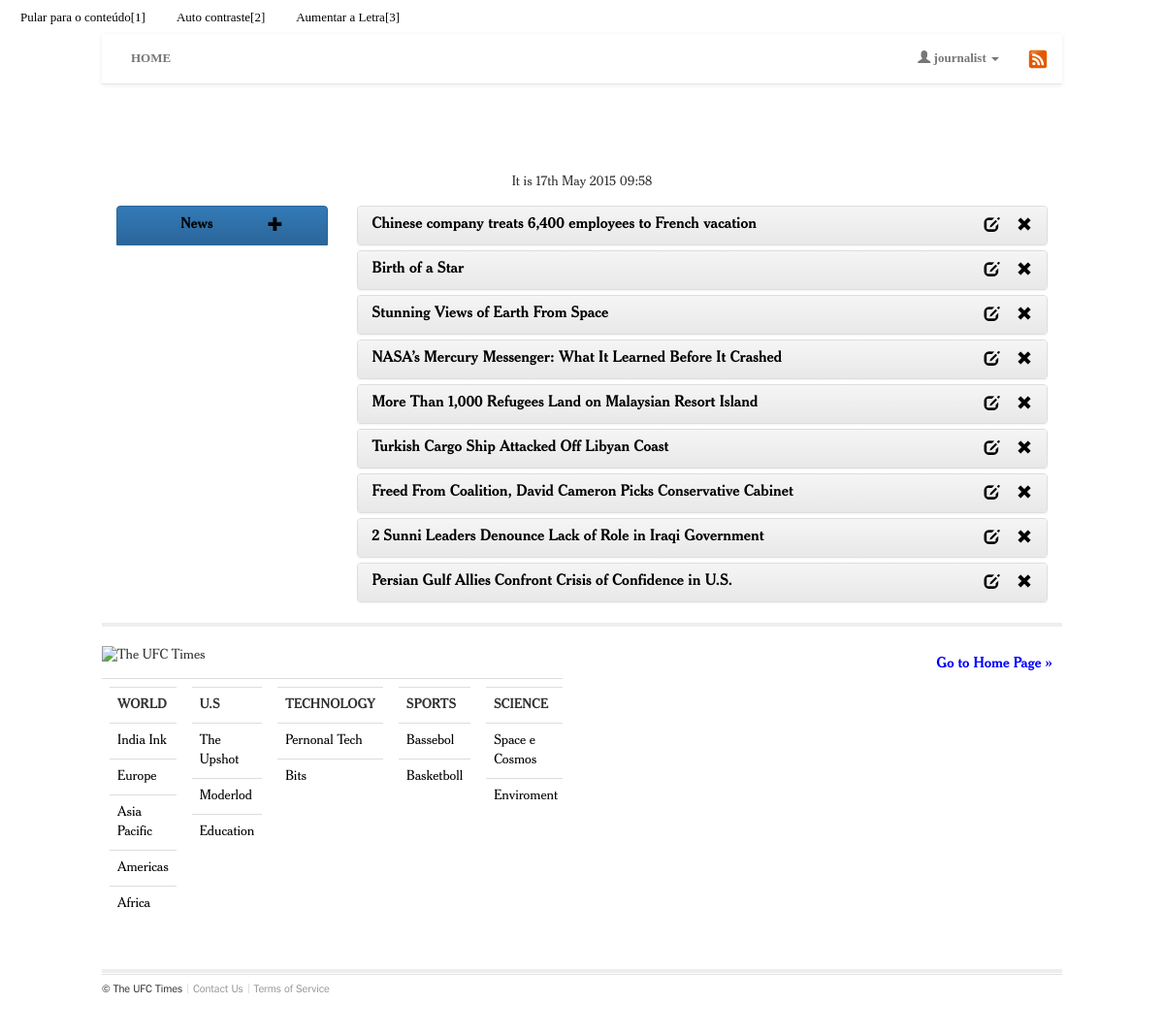
/newspaper/userAuthenticated/ (signed in), run on the app's committed database.
### newspaper/models/userAuthenticated.py (models this page shows, shortened)
class UserAuthenticated(AbstractUser, User):
	profile_image = models.ImageField(verbose_name=_("Profile Image"),upload_to = 'documents/imagen/profile_image/%Y/%m/%d', null=True, blank=True, default=None)
	class Meta:
		db_table = 'auth_user'
		ordering = ['-first_name']
		verbose_name = _("User Authenticated")
		verbose_name_plural = _("Users Authenticated")
		permissions = (
						("access_manager", "Access Manager"),
                      )

### newspaper/models/news.py (models this page shows, shortened)
class News(models.Model):
	title = models.CharField(max_length=500, verbose_name=_("Title"), )
	subtitle = models.TextField(verbose_name=_("Subtitle"), null=False, blank=False, )
	description = models.TextField(verbose_name=_("Description"), )
	author = models.ForeignKey("newspaper.Journalist", verbose_name=_("Author"), on_delete=models.CASCADE, )
	dating_news = models.DateTimeField(default=datetime.now,verbose_name=_("Dating News"), )
	subsection = models.ForeignKey("newspaper.SubSection", verbose_name=_("SubSection"), on_delete=models.CASCADE, )
	image = models.ImageField(verbose_name=_("Image"),upload_to = 'documents/imagen/news/%Y/%m/%d/', null=True, blank=True, default=None)
	video = models.FileField(verbose_name=_("Video"), upload_to = 'documents/video/news/%Y/%m/%d', null=True, blank=True,)
	comments = models.ManyToManyField('newspaper.Comment', verbose_name=_("Comments"), null=True, blank=True)
	class Meta:
		ordering = ['-dating_news']
		verbose_name = _("News")
		verbose_name_plural = _("News")

### newspaper/models/section.py (models this page shows, shortened)
class Section(models.Model):
	title = models.CharField(max_length=50, verbose_name=_("Title"), )
	image = models.ImageField(verbose_name=_("Image"),upload_to = 'documents/imagen/section/%Y/%m/%d', null=True, blank=True, default=None)
	class Meta:
		ordering = ['-title']
		verbose_name = _("Section")
		verbose_name_plural = _("Sections")
	def getSubSections(self):
		try:
			return SubSection.objects.filter(sections = self.id)
		except:
			return []

### newspaper/models/subsection.py (models this page shows, shortened)
class SubSection(models.Model):
	title = models.CharField(max_length=50, verbose_name=_("Title"), )
	description = models.TextField(verbose_name=_("Description"), null=True, blank=True)
	image = models.ImageField(verbose_name=_("Image"),upload_to = 'documents/imagen/subsection/%Y/%m/%d', null=True, blank=True, default=None)
	sections = models.ManyToManyField("newspaper.Section", verbose_name=_("Sections"))
	class Meta:
		ordering = ['-title']
		verbose_name = _("SubSection")
		verbose_name_plural = _("SubSections")

### newspaper/views/userAuthenticated/manager.py (the view, shortened to what this page needs)
def manager(request, id_section = None, id_subsection = None, message = None):
	if not request.user.has_perm('newspaper.access_manager'):
		message = Message(TextMessage.USER_NOT_PERMISSION, TypeMessage.ERROR)
		return home(request,None, None, message)
	news = News.objects.all()
	sections = Section.objects.all()
	if request.user.has_perm('newspaper.keep_journalist'):
		journalists = Journalist.objects.all()
	if id_section == None and id_subsection == None:
		news = News.objects.all()
	return render(request, 'newspaper/userAuthenticated/manager.html', locals())

### newspaper/templates/newspaper/userAuthenticated/manager.html (shortened to what this page needs)
{% extends 'newspaper/user/home.html' %}
{% load i18n %}
{% load humanize %}
{% block container %}
<div class="container-fluid">
<div class="row">
	<div class="col-xs-12 col-sm-3 col-md-3 col-lg-3">
		{%  block left %}
			{% if perms.newspaper.keep_news or perms.newspaper.delete_news %}
				{% include "newspaper/userAuthenticated/news/optionNews.html" %}
			{% endif %}
		{% endblock %}
	</div>
	<div class="col-xs-12 col-sm-9 col-md-9 col-lg-9">
		{% block right %}
			{% include "newspaper/userAuthenticated/news/_render_list_news.html" %}
		{% endblock %}
	</div>
</div>
</div>
{% endblock %}

### newspaper/templates/newspaper/_header.html (shortened to what this page needs)
{% load i18n %}
<div class="container-fluid">
<div class="row">
<div class="navbar navbar-default navbar-static-top" role="navigation">
	<div class="container-fluid">
		<div class="navbar-collapse collapse">
			{% block nav-left %}
			<ul class="nav navbar-nav navbar-left">
				<li>
					{% if perms.newspaper.access_manager %}
					<a id="home" title="{% trans "Home" %}" href="/newspaper/userAuthenticated/manager/">{% trans "HOME" %}</a>
					{% else %}
					<a id="home" title="{% trans "Home" %}" href="/newspaper/">{% trans "HOME" %}</a>
					{% endif %}
				</li>
			</ul>
			{% endblock %}
			{% block nav-right %}
			<ul class="nav navbar-nav navbar-right">
				{% if request.user.is_authenticated %}
				<li class="dropdown">
					<a href="#" title="{{ request.user }}" class="dropdown-toggle" data-toggle="dropdown">
						<span class="glyphicon glyphicon-user"></span>
						{{ request.user }}
						<b class="caret"></b>
					</a>
				</li>
				{% endif %}
				<li>
					<a href="/feed/" title="{% trans "RSS" %}">
						<img class="rss-icon" src="{{ STATIC_URL }}/newspaper/img/rss.svg">
					</a>
				</li>
			</ul>
			{% endblock %}
		</div>
	</div>
</div>
</div>
</div>

### newspaper/templates/newspaper/userAuthenticated/news/_render_list_news.html (shortened to what this page needs)
{% load i18n %}
{% load humanize %}
<div class="panel-group" id="accordion">
	{% for i in news %}
	<div class="panel panel-default">
		<div class="panel-heading">
	      	<h4 class="panel-title">
	      		<div class="row">
		      		<div class="col-xs-10 col-md-10 text-left">
				        <a data-toggle="collapse" data-parent="#accordion" href="#collapseNews2{{ i.id}}">
				       		{{ i.title }}
				        </a>
			    	</div>
			        <div class="col-xs-2 col-md-2 text-right">
			        	{% if perms.newspaper.keep_news %}
			        	<a href="/newspaper/userAuthenticated/manager/news/edit/{{i.id}}/">
			        		<span class="glyphicon glyphicon-edit"></span>
			        	</a>
			        	{% endif %}
			        	<a href="/newspaper/userAuthenticated/manager/news/rem/{{i.id}}/">
							<span class="glyphicon glyphicon-remove"></span>
			        	</a>
					</div>
				</div>
	    	</h4>
		</div>
	</div>
	{% endfor %}
</div>

### newspaper/templates/newspaper/_footer.html
{% load i18n %}
<div class="container-fluid">
	<div class="row">
	<hr class="divider">
		<header class="section-header">
			<p class="section-heading" style="position: relative; margin-top: 20px;">
				<h3>
					<a class="user-action text-right img-float-right" href="#home" style="color: blue;" title="{% trans "Go to Home Page" %}">{% trans "Go to Home Page" %} »</a>
				</h3>
				<image border="0" alt="The UFC Times" title="" src="/static/newspaper/img/logos/logo-footer.png" xlink:href="/static/newspaper/img/logos/logo-footer.png" height="26" width="185" title="{% trans "Logo Site" %}"/>
			</p>
		</header>
		<div class="table-responsive">
		<table class="table">
			<tr>
			{% for i in sections %}
				<td>
					<div class="table-responsive">
						<table class="table">
							<tr>
								<td class="table-title">{{ i.title|upper }}</td>
							</tr>
							{% for k in i.getSubSections %}
							<tr>
								<td>
									<a href="/newspaper/{{ i.id }}/{{ k.id }}/" title="{{ k.title }}">
									{{ k.title }}
									</a>
								</td>
							</tr>
							{% endfor %}
						</table>
					</div>
				</td>
			{% endfor %}
			</tr>
		</table>
		</div>
	<hr class="divider">
	<footer role="contentinfo" class="page-footer" id="page-footer">
		<nav>
			 <ul>
				 <li>
				 	&copy; <span itemprop="name"> The UFC Times </span>
				</li>
				<li class="wide-viewport-item">
					<a href="#" title="{% trans "Contact Us" %}">{% trans "Contact Us" %}
					</a>
				</li>
				<li>
					<a itemprop="usageTerms" href="#" title="{% trans "Terms of Service" %}">
						{% trans "Terms of Service" %}
					</a>
				</li>
			 </ul>
		</nav>
		</footer>
	</div>
</div>

### newspaper/static/newspaper/css/stylesheet.css (style rules this page uses)
.divider { border-style: solid none none; border-width: 4px 0 0; margin-bottom:1px; margin-top: 1px; background-color: #000; }
.img-float-right { float: right; margin: 10px; width: 50%; }
.table-title { font-weight: bold; }
.rss-icon { width: 20px; height: 20px; }

### newspaper/static/newspaper/css/nav-bar.css (style rules this page uses)
.navbar-default { background-color: transparent; background-image: none; }
.navbar a { font-weight: bold !important; color: #000; }

### data on the page
News: title "Chinese company treats 6,400 employees to French vacation"
News: title "Birth of a Star"
News: title "Stunning Views of Earth From Space"
News: title "NASA’s Mercury Messenger: What It Learned Before It Crashed"
News: title "More Than 1,000 Refugees Land on Malaysian Resort Island"
News: title "Turkish Cargo Ship Attacked Off Libyan Coast"
News: title "Freed From Coalition, David Cameron Picks Conservative Cabinet"
News: title "2 Sunni Leaders Denounce Lack of Role in Iraqi Government"
News: title "Persian Gulf Allies Confront Crisis of Confidence in U.S."
Section: title "WORLD"
SubSection: title "India Ink"
SubSection: title "Europe"
SubSection: title "Asia Pacific"
SubSection: title "Americas"
SubSection: title "Africa"
Section: title "U.S"
SubSection: title "The Upshot"
SubSection: title "Moderlod"
SubSection: title "Education"
Section: title "TECHNOLOGY"
SubSection: title "Pernonal Tech"
SubSection: title "Bits"
Section: title "SPORTS"
SubSection: title "Bassebol"
SubSection: title "Basketboll"
Section: title "SCIENCE"
SubSection: title "Space e Cosmos"
SubSection: title "Enviroment"

### other printed values
{{ request.user }} "journalist"
